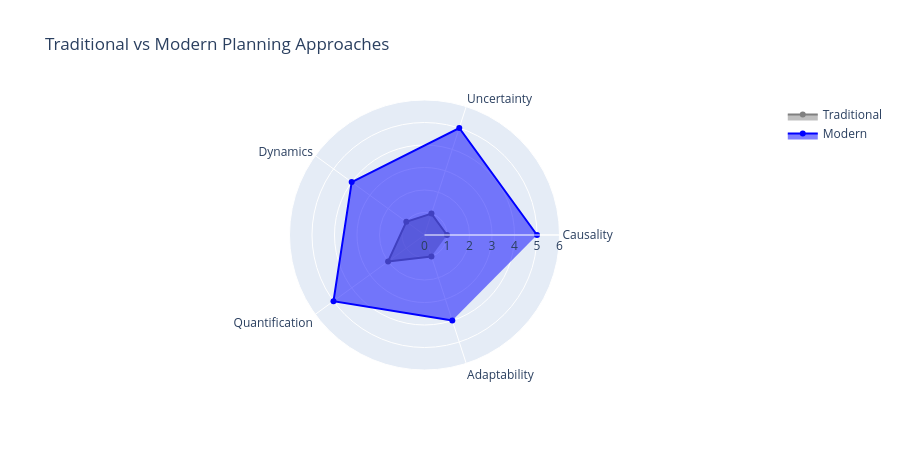

Notebook cell for this chart:
### Markdown cell above
---

## 1.5 전통적 프레임워크가 충분하지 않은 이유

### 일반적인 프레임워크

| 프레임워크 | 목적 | 한계 |
| --- | --- | --- |
| SWOT | 내부/외부 분석 | 정적, 주관적 |
| PEST | 거시 환경 스캔 | 서술적, 인과관계 부재 |
| 5 Forces | 산업 경쟁 분석 | 안정적 구조 가정 |
| BCG Matrix | 포트폴리오 분석 | 지나치게 단순화 |

### 문제점

전통적 프레임워크는:

1. **인과관계를 확립하지 못한다** - 무엇이 무엇을 야기하는가?
2. **불확실성을 무시한다** - 가정이 틀리면?
3. **정적이다** - 변화하는 조건에 적응하지 못한다

### 해결책: 현대적 접근법

| 접근법 | 무엇을 추가하는가 | 해당 장 |
| --- | --- | --- |
| **인과추론** | "X가 정말로 Y를 야기하는가?" | 5-6장 |
| **베이지안 사고** | "우리는 얼마나 확실한가?" | 9장 |
| **시스템 다이내믹스** | "것들이 어떻게 상호작용하는가?" | 6장 |
| **시나리오 기획** | "만약에...?" | 10장 |
| **몬테카를로 시뮬레이션** | "결과의 분포는 어떤가?" | 11장 |

### Code cell
# 시각화: 전통적 vs 현대적 접근법

approaches = pd.DataFrame({
    'Dimension': ['Causality', 'Uncertainty', 'Dynamics', 'Quantification', 'Adaptability'],
    'Traditional (SWOT, PEST)': [1, 1, 1, 2, 1],
    'Modern (Causal, Bayesian)': [5, 5, 4, 5, 4]
})

fig = go.Figure()

fig.add_trace(go.Scatterpolar(
    r=approaches['Traditional (SWOT, PEST)'],
    theta=approaches['Dimension'],
    fill='toself',
    name='Traditional',
    line=dict(color='gray')
))

fig.add_trace(go.Scatterpolar(
    r=approaches['Modern (Causal, Bayesian)'],
    theta=approaches['Dimension'],
    fill='toself',
    name='Modern',
    line=dict(color='blue')
))

fig.update_layout(
    polar=dict(radialaxis=dict(visible=True, range=[0, 6])),
    title='Traditional vs Modern Planning Approaches',
    height=450
)

fig.show()

print("현대적 접근법이 중요한 이유:")
print("  1. 인과성: SWOT은 강점이 성공을 야기하는지 말해주지 않는다")
print("  2. 불확실성: 점추정은 위험을 숨긴다 (9장 참고)")
print("  3. 역동성: 정적 분석은 피드백 루프를 놓친다")

### Figure 1 — Plotly figure (JSON) as saved in the notebook; plotly's stock layout.template omitted (floating-point values rounded to 4 significant figures)
{"data": [{"fill": "toself", "line": {"color": "gray"}, "name": "Traditional", "r": [1, 1, 1, 2, 1], "theta": ["Causality", "Uncertainty", "Dynamics", "Quantification", "Adaptability"], "type": "scatterpolar"}, {"fill": "toself", "line": {"color": "blue"}, "name": "Modern", "r": [5, 5, 4, 5, 4], "theta": ["Causality", "Uncertainty", "Dynamics", "Quantification", "Adaptability"], "type": "scatterpolar"}], "layout": {"height": 450, "polar": {"radialaxis": {"range": [0, 6], "visible": true}}, "title": {"text": "Traditional vs Modern Planning Approaches"}}}
